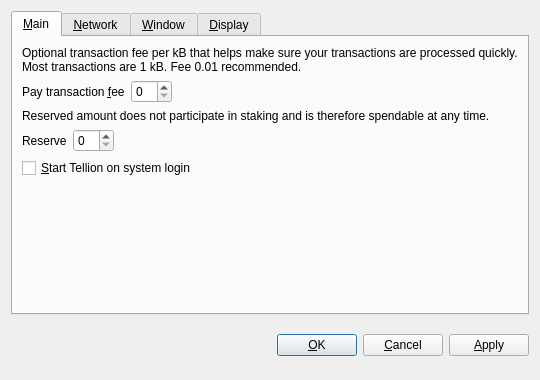
<?xml version="1.0" encoding="UTF-8"?>
<ui version="4.0">
 <class>OptionsDialog</class>
 <widget class="QDialog" name="OptionsDialog">
  <property name="geometry">
   <rect>
    <x>0</x>
    <y>0</y>
    <width>540</width>
    <height>380</height>
   </rect>
  </property>
  <property name="windowTitle">
   <string>Options</string>
  </property>
  <property name="modal">
   <bool>true</bool>
  </property>
  <layout class="QVBoxLayout" name="verticalLayout">
   <item>
    <widget class="QTabWidget" name="tabWidget">
     <property name="tabPosition">
      <enum>QTabWidget::North</enum>
     </property>
     <property name="currentIndex">
      <number>0</number>
     </property>
     <widget class="QWidget" name="tabMain">
      <attribute name="title">
       <string>&amp;Main</string>
      </attribute>
      <layout class="QVBoxLayout" name="verticalLayout_Main">
       <item>
        <widget class="QLabel" name="transactionFeeInfoLabel">
         <property name="text">
          <string>Optional transaction fee per kB that helps make sure your transactions are processed quickly. Most transactions are 1 kB. Fee 0.01 recommended.</string>
         </property>
         <property name="textFormat">
          <enum>Qt::PlainText</enum>
         </property>
         <property name="wordWrap">
          <bool>true</bool>
         </property>
        </widget>
       </item>
       <item>
        <layout class="QHBoxLayout" name="horizontalLayoutFee">
         <item>
          <widget class="QLabel" name="transactionFeeLabel">
           <property name="text">
            <string>Pay transaction &amp;fee</string>
           </property>
           <property name="textFormat">
            <enum>Qt::PlainText</enum>
           </property>
           <property name="buddy">
            <cstring>transactionFee</cstring>
           </property>
          </widget>
         </item>
         <item>
          <widget class="BitcoinAmountField" name="transactionFee"/>
         </item>
         <item>
          <spacer name="horizontalSpacerFee">
           <property name="orientation">
            <enum>Qt::Horizontal</enum>
           </property>
           <property name="sizeHint" stdset="0">
            <size>
             <width>40</width>
             <height>20</height>
            </size>
           </property>
          </spacer>
         </item>
        </layout>
       </item>
       <item>
        <widget class="QLabel" name="reserveBalanceInfoLabel">
         <property name="text">
          <string>Reserved amount does not participate in staking and is therefore spendable at any time.</string>
         </property>
         <property name="textFormat">
          <enum>Qt::PlainText</enum>
         </property>
         <property name="wordWrap">
          <bool>true</bool>
         </property>
        </widget>
       </item>
       <item>
        <layout class="QHBoxLayout" name="horizontalLayoutReserveBalance">
         <item>
          <widget class="QLabel" name="reserveBalanceLabel">
           <property name="text">
            <string>Reserve</string>
           </property>
           <property name="textFormat">
            <enum>Qt::PlainText</enum>
           </property>
           <property name="buddy">
            <cstring>reserveBalance</cstring>
           </property>
          </widget>
         </item>
         <item>
          <widget class="BitcoinAmountField" name="reserveBalance"/>
         </item>
         <item>
          <spacer name="horizontalSpacerReserveBalance">
           <property name="orientation">
            <enum>Qt::Horizontal</enum>
           </property>
           <property name="sizeHint" stdset="0">
            <size>
             <width>40</width>
             <height>20</height>
            </size>
           </property>
          </spacer>
         </item>
        </layout>
       </item>
       <item>
        <widget class="QCheckBox" name="bitcoinAtStartup">
         <property name="toolTip">
          <string>Automatically start Tellion after logging in to the system.</string>
         </property>
         <property name="text">
          <string>&amp;Start Tellion on system login</string>
         </property>
        </widget>
       </item>
       <item>
        <spacer name="verticalSpacer_Main">
         <property name="orientation">
          <enum>Qt::Vertical</enum>
         </property>
         <property name="sizeHint" stdset="0">
          <size>
           <width>20</width>
           <height>40</height>
          </size>
         </property>
        </spacer>
       </item>
      </layout>
     </widget>
     <widget class="QWidget" name="tabNetwork">
      <attribute name="title">
       <string>&amp;Network</string>
      </attribute>
      <layout class="QVBoxLayout" name="verticalLayout_Network">
       <item>
        <widget class="QCheckBox" name="mapPortUpnp">
         <property name="toolTip">
          <string>Automatically open the Tellion client port on the router. This only works when your router supports UPnP and it is enabled.</string>
         </property>
         <property name="text">
          <string>Map port using &amp;UPnP</string>
         </property>
        </widget>
       </item>
       <item>
        <widget class="QCheckBox" name="connectSocks">
         <property name="toolTip">
          <string>Connect to the Tellion network through a SOCKS5 proxy (e.g. when connecting through Tor).</string>
         </property>
         <property name="text">
          <string>&amp;Connect through SOCKS5 proxy:</string>
         </property>
        </widget>
       </item>
       <item>
        <layout class="QHBoxLayout" name="horizontalLayout_Network">
         <item>
          <widget class="QLabel" name="proxyIpLabel">
           <property name="text">
            <string>Proxy &amp;IP:</string>
           </property>
           <property name="textFormat">
            <enum>Qt::PlainText</enum>
           </property>
           <property name="buddy">
            <cstring>proxyIp</cstring>
           </property>
          </widget>
         </item>
         <item>
          <widget class="QValidatedLineEdit" name="proxyIp">
           <property name="maximumSize">
            <size>
             <width>140</width>
             <height>16777215</height>
            </size>
           </property>
           <property name="toolTip">
            <string>IP address of the proxy (e.g. 127.0.0.1)</string>
           </property>
          </widget>
         </item>
         <item>
          <widget class="QLabel" name="proxyPortLabel">
           <property name="text">
            <string>&amp;Port:</string>
           </property>
           <property name="textFormat">
            <enum>Qt::PlainText</enum>
           </property>
           <property name="buddy">
            <cstring>proxyPort</cstring>
           </property>
          </widget>
         </item>
         <item>
          <widget class="QLineEdit" name="proxyPort">
           <property name="maximumSize">
            <size>
             <width>55</width>
             <height>16777215</height>
            </size>
           </property>
           <property name="toolTip">
            <string>Port of the proxy (e.g. 9050)</string>
           </property>
          </widget>
         </item>
         <item>
          <spacer name="horizontalSpacer_Network">
           <property name="orientation">
            <enum>Qt::Horizontal</enum>
           </property>
           <property name="sizeHint" stdset="0">
            <size>
             <width>40</width>
             <height>20</height>
            </size>
           </property>
          </spacer>
         </item>
        </layout>
       </item>
       <item>
        <spacer name="verticalSpacer_Network">
         <property name="orientation">
          <enum>Qt::Vertical</enum>
         </property>
         <property name="sizeHint" stdset="0">
          <size>
           <width>20</width>
           <height>40</height>
          </size>
         </property>
        </spacer>
       </item>
      </layout>
     </widget>
     <widget class="QWidget" name="tabWindow">
      <attribute name="title">
       <string>&amp;Window</string>
      </attribute>
      <layout class="QVBoxLayout" name="verticalLayout_Window">
       <item>
        <widget class="QCheckBox" name="minimizeToTray">
         <property name="toolTip">
          <string>Show only a tray icon after minimizing the window.</string>
         </property>
         <property name="text">
          <string>&amp;Minimize to the tray instead of the taskbar</string>
         </property>
        </widget>
       </item>
       <item>
        <widget class="QCheckBox" name="minimizeOnClose">
         <property name="toolTip">
          <string>Minimize instead of exit the application when the window is closed. When this option is enabled, the application will be closed only after selecting Quit in the menu.</string>
         </property>
         <property name="text">
          <string>M&amp;inimize on close</string>
         </property>
        </widget>
       </item>
       <item>
        <spacer name="verticalSpacer_Window">
         <property name="orientation">
          <enum>Qt::Vertical</enum>
         </property>
         <property name="sizeHint" stdset="0">
          <size>
           <width>20</width>
           <height>40</height>
          </size>
         </property>
        </spacer>
       </item>
      </layout>
     </widget>
     <widget class="QWidget" name="tabDisplay">
      <attribute name="title">
       <string>&amp;Display</string>
      </attribute>
      <layout class="QVBoxLayout" name="verticalLayout_Display">
       <item>
        <layout class="QHBoxLayout" name="horizontalLayout_1_Display">
         <item>
          <widget class="QLabel" name="langLabel">
           <property name="text">
            <string>User Interface &amp;language:</string>
           </property>
           <property name="textFormat">
            <enum>Qt::PlainText</enum>
           </property>
           <property name="buddy">
            <cstring>lang</cstring>
           </property>
          </widget>
         </item>
         <item>
          <widget class="QValueComboBox" name="lang">
           <property name="toolTip">
            <string>The user interface language can be set here. This setting will take effect after restarting Tellion.</string>
           </property>
          </widget>
         </item>
        </layout>
       </item>
       <item>
        <layout class="QHBoxLayout" name="horizontalLayout_2_Display">
         <item>
          <widget class="QLabel" name="unitLabel">
           <property name="text">
            <string>&amp;Unit to show amounts in:</string>
           </property>
           <property name="textFormat">
            <enum>Qt::PlainText</enum>
           </property>
           <property name="buddy">
            <cstring>unit</cstring>
           </property>
          </widget>
         </item>
         <item>
          <widget class="QValueComboBox" name="unit">
           <property name="toolTip">
            <string>Choose the default subdivision unit to show in the interface and when sending coins.</string>
           </property>
          </widget>
         </item>
        </layout>
       </item>
       <item>
        <widget class="QCheckBox" name="coinControlFeatures">
         <property name="toolTip">
          <string>Whether to show coin control features or not.</string>
         </property>
         <property name="text">
          <string>Display coin &amp;control features (experts only!)</string>
         </property>
        </widget>
       </item>
       <item>
        <widget class="QCheckBox" name="minimizeCoinAge">
         <property name="toolTip">
          <string>Whether to select the coin outputs randomly or with minimal coin age.</string>
         </property>
         <property name="text">
          <string>Minimize weight consumption (experimental)</string>
         </property>
        </widget>
       </item>
       <item>
        <widget class="QCheckBox" name="useBlackTheme">
         <property name="text">
          <string>Use black visual theme (requires restart)</string>
         </property>
        </widget>
       </item>
       <item>
        <spacer name="verticalSpacer_Display">
         <property name="orientation">
          <enum>Qt::Vertical</enum>
         </property>
         <property name="sizeHint" stdset="0">
          <size>
           <width>20</width>
           <height>40</height>
          </size>
         </property>
        </spacer>
       </item>
      </layout>
     </widget>
    </widget>
   </item>
   <item>
    <layout class="QHBoxLayout" name="horizontalLayout_Buttons">
     <item>
      <spacer name="horizontalSpacer_1">
       <property name="orientation">
        <enum>Qt::Horizontal</enum>
       </property>
       <property name="sizeHint" stdset="0">
        <size>
         <width>40</width>
         <height>48</height>
        </size>
       </property>
      </spacer>
     </item>
     <item>
      <widget class="QLabel" name="statusLabel">
       <property name="font">
        <font>
         <weight>75</weight>
         <bold>true</bold>
        </font>
       </property>
       <property name="text">
        <string/>
       </property>
       <property name="textFormat">
        <enum>Qt::PlainText</enum>
       </property>
       <property name="wordWrap">
        <bool>true</bool>
       </property>
      </widget>
     </item>
     <item>
      <spacer name="horizontalSpacer_2">
       <property name="orientation">
        <enum>Qt::Horizontal</enum>
       </property>
       <property name="sizeHint" stdset="0">
        <size>
         <width>40</width>
         <height>48</height>
        </size>
       </property>
      </spacer>
     </item>
     <item>
      <widget class="QPushButton" name="okButton">
       <property name="text">
        <string>&amp;OK</string>
       </property>
      </widget>
     </item>
     <item>
      <widget class="QPushButton" name="cancelButton">
       <property name="text">
        <string>&amp;Cancel</string>
       </property>
       <property name="autoDefault">
        <bool>false</bool>
       </property>
      </widget>
     </item>
     <item>
      <widget class="QPushButton" name="applyButton">
       <property name="text">
        <string>&amp;Apply</string>
       </property>
       <property name="autoDefault">
        <bool>false</bool>
       </property>
      </widget>
     </item>
    </layout>
   </item>
  </layout>
 </widget>
 <customwidgets>
  <customwidget>
   <class>BitcoinAmountField</class>
   <extends>QSpinBox</extends>
   <header>bitcoinamountfield.h</header>
  </customwidget>
  <customwidget>
   <class>QValueComboBox</class>
   <extends>QComboBox</extends>
   <header>qvaluecombobox.h</header>
  </customwidget>
  <customwidget>
   <class>QValidatedLineEdit</class>
   <extends>QLineEdit</extends>
   <header>qvalidatedlineedit.h</header>
  </customwidget>
 </customwidgets>
 <resources/>
 <connections/>
</ui>
